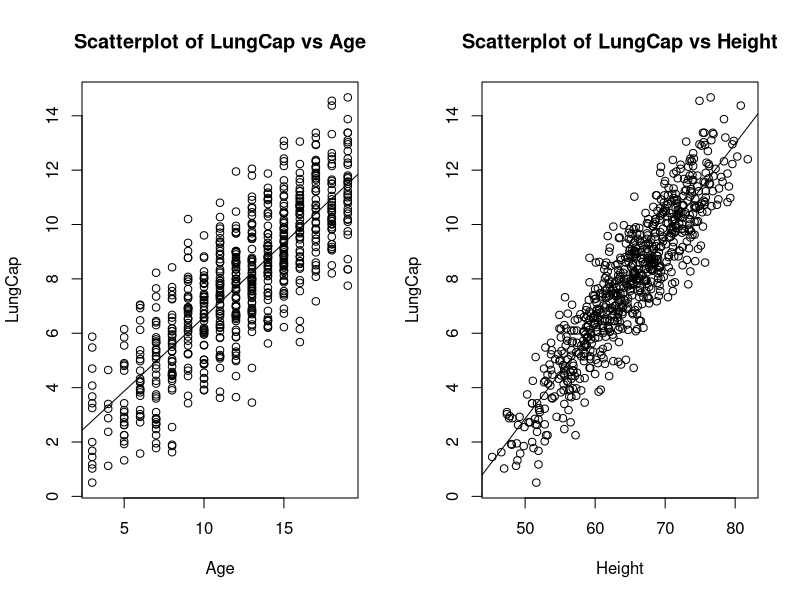
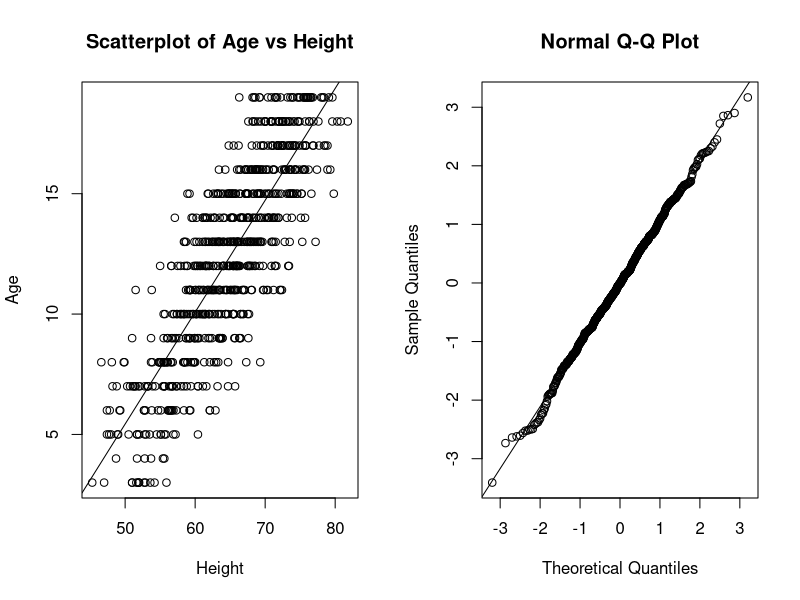
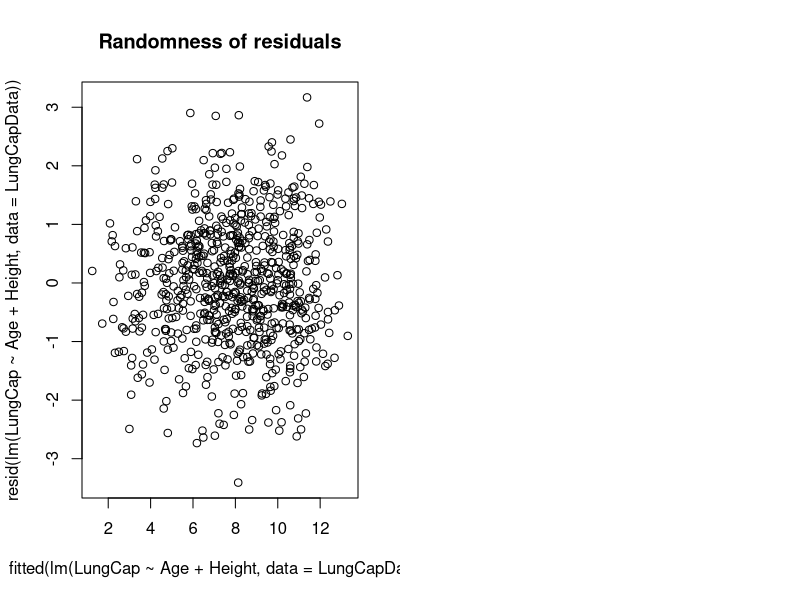

Recreate these plots in R, in order.
library(readxl)
LungCapData <- read_excel("LungCapData.xls")
attach(LungCapData)
LungCapData

#checking variable relations
#independent-Age,Height   Dependent-LungCap 

par(mfrow=c(1,2))
plot(LungCap~Age,data=LungCapData,main="Scatterplot of LungCap vs Age")
abline(lm(LungCap~Age,data=LungCapData))
plot(LungCap~Height,data=LungCapData,main="Scatterplot of LungCap vs Height")
abline(lm(LungCap~Height,data=LungCapData))

#checking independent variables relations
plot(Age~Height,data=LungCapData,main="Scatterplot of Age vs Height")
abline(lm(Age~Height,data=LungCapData))

#Minimizing data columns

data<-LungCapData[1:725,1:3]
data

#check the correlation matrix

cor(data,use="complete.obs")

#Building Multiple regression Model
summary(lm(LungCap~Age,data=LungCapData))
summary(lm(LungCap~Height,data=LungCapData))

summary(lm(LungCap~Age+Height,data=LungCapData))

#Selecting Best Model Based on the AIC value
null=lm(LungCap~1,data=LungCapData)
full=lm(LungCap~.,data=LungCapData)
step(null,scope=list(lower=null,upper=full),direction="forward")
step(full,direction="backward")
step(null,scope=list(upper=full),data=LungCapData,direction="both")

#Check the Normality and Randomness of the residuals
qqnorm(resid(lm(LungCap~Age+Height,data=LungCapData)))
qqline(resid(lm(LungCap~Age+Height,data=LungCapData)))

plot(fitted(lm(LungCap~Age+Height,data=LungCapData)),resid(lm(LungCap~Age+Height,data=LungCapData)),main="Randomness of residuals")
